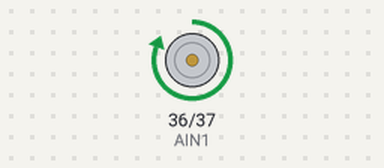
Recording of a sketch running on a simulated Arduino Mega 2560, built with avr-gcc and run on an emulated ATmega2560. On the bench: motor-driver pin pairs drawn as motors (green arrow = first pin HIGH = forward, orange = second pin HIGH = backward, longer = more drive, scaled by the enable pin). What the sketch prints to the serial monitor is not drawn. At 4.8 s the program stops and its outputs stay as they are.

Above: at 0.1 s.
At 1.9 s:
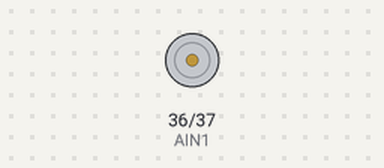
Timing chart, 0 to 3.4 s (numbered marks = the images above):
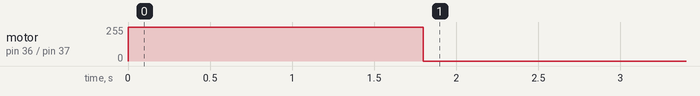

The sketch:

door_code.ino
```cpp
// Motor A connections
const int AIN1 = 36;           //control pin 1 on the motor driver for the right motor
const int AIN2 = 37;            //control pin 2 on the motor driver for the right motor
const int PWMA = 26;            //speed control pin on the motor driver for the right motor

//VARIABLES
int motorSpeed = 0;       //starting speed for the motor

void setup() {
  //set the motor contro pins as outputs
  Serial.begin(115200);
  pinMode(AIN1, OUTPUT);
  pinMode(AIN2, OUTPUT);
  pinMode(PWMA, OUTPUT);
}
void door(){
   //drive motor forward (positive speed)
    digitalWrite(AIN1, HIGH);                         //set pin 1 to high
    digitalWrite(AIN2, LOW);                          //set pin 2 to low
    digitalWrite(PWMA, HIGH);               //now that the motor direction is set, drive it at max speed
    delay(1800);

    // //drive motor backward (negative speed)
    // digitalWrite(AIN1, LOW);                          //set pin 1 to low
    // digitalWrite(AIN2, HIGH);                         //set pin 2 to high
    // digitalWrite(PWMA, HIGH);               //now that the motor direction is set, drive it at max speed
    // delay(3000);

    //stop motor
    digitalWrite(AIN1, LOW);                          //set pin 1 to low
    digitalWrite(AIN2, LOW);                          //set pin 2 to low
    digitalWrite(PWMA, LOW);               //now that the motor direction is set, stop motor
    delay(3000);
}

void loop() {
  door();
  Serial.println("spin door");
  while(1){

  }
}
```

Measured:
- by itself, motor on pin 36 (AIN1) / pin 37 (AIN2): stopped → forward 255/255 at 0.00 s, → stopped 1.8 s later
